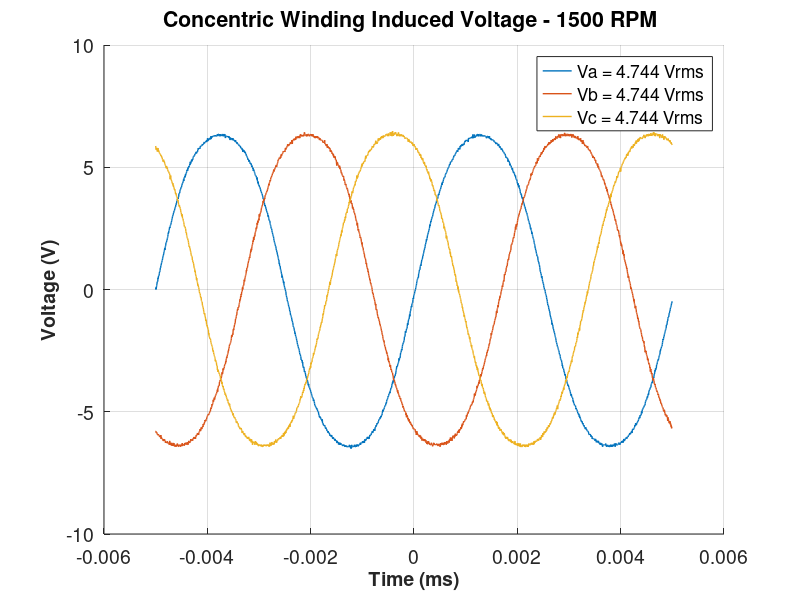
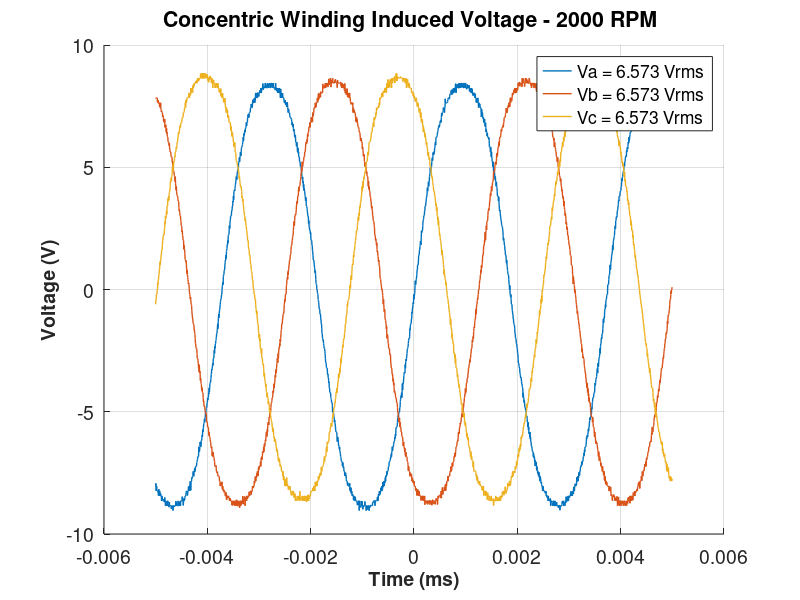

MATLAB code to generate these figures, in order:
load('concentric.mat');

figure;
hold all;
plot(time_1500,phase_a_1500,'Linewidth',1);
plot(time_1500,phase_b_1500,'Linewidth',1);
plot(time_1500,phase_c_1500,'Linewidth',1);
set(gca,'FontSize',14);
xlabel('Time (ms)','FontSize',14,'FontWeight','Bold')
ylabel('Voltage (V)','FontSize',14,'FontWeight','Bold')
%  xlim([79000 81000]);
%  ylim([0 0.1]);
grid on
L7=sprintf('Va = %.3f Vrms ',rms(phase_a_1500));
L8=sprintf('Vb = %.3f Vrms ',rms(phase_a_1500));
L9=sprintf('Vc = %.3f Vrms ',rms(phase_a_1500));
legend(L7,L8,L9);
title('Concentric Winding Induced Voltage - 1500 RPM ');

figure;
hold all;
plot(time_2000,phase_a_2000,'Linewidth',1);
plot(time_2000,phase_b_2000,'Linewidth',1);
plot(time_2000,phase_c_2000,'Linewidth',1);
set(gca,'FontSize',14);
xlabel('Time (ms)','FontSize',14,'FontWeight','Bold')
ylabel('Voltage (V)','FontSize',14,'FontWeight','Bold')
%  xlim([79000 81000]);
%  ylim([0 0.1]);
grid on
L10=sprintf('Va = %.3f Vrms ',rms(phase_a_2000));
L11=sprintf('Vb = %.3f Vrms ',rms(phase_a_2000));
L12=sprintf('Vc = %.3f Vrms ',rms(phase_a_2000));
legend(L10,L11,L12);
title('Concentric Winding Induced Voltage - 2000 RPM ');

